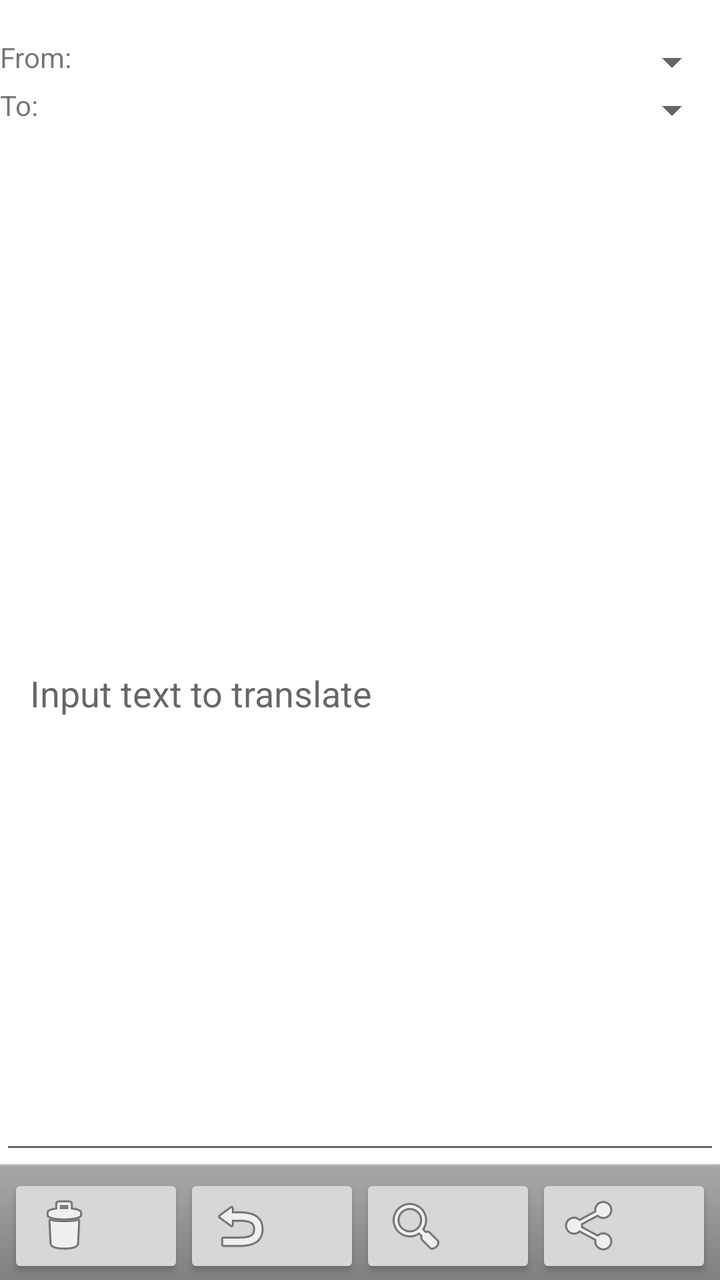
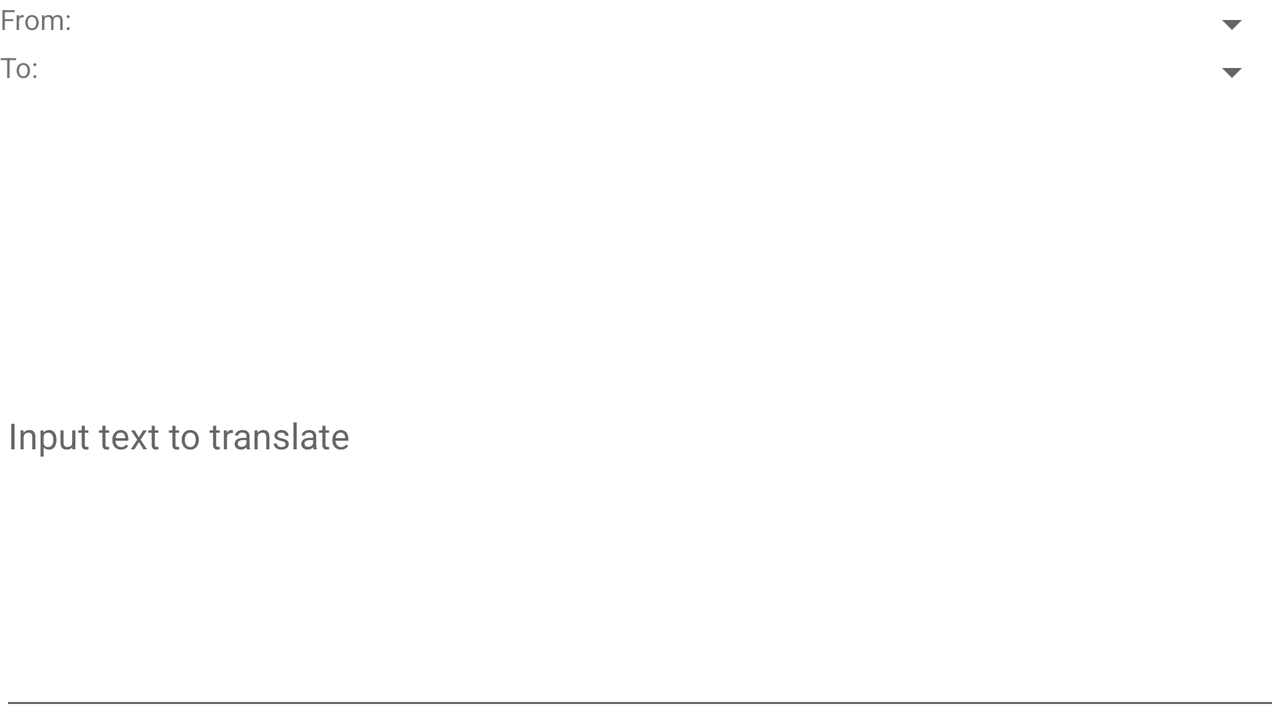

Compare how this app lays out the same screen by default and in its alternative resource folder. The renders come first, then the two layout files and the values they reference.
<!-- AndroidManifest.xml: application theme MyMaterialTheme -->
<!-- res/layout/main.xml -->
<?xml version="1.0" encoding="utf-8"?>
<LinearLayout
	xmlns:android="http://schemas.android.com/apk/res/android"
	android:layout_width="fill_parent"
	android:layout_height="fill_parent"
	android:orientation="vertical"
	android:background="#FFFFFFFF">
	<LinearLayout
		android:id="@+id/Ad"
		android:layout_width="wrap_content"
		android:layout_height="wrap_content"
		android:layout_weight="0"
        android:orientation="horizontal"
		/>   
	<TableLayout
		android:layout_width="wrap_content"
		android:layout_height="wrap_content"
		android:orientation="vertical"
		android:stretchColumns="1"
		android:layout_weight="1"> 	
		<TextView 
				android:text=""/>				
		<TableRow>
			<TextView 
				android:id="@+id/from_text" 
				android:text="@string/from_text"/>
			<Spinner 
				android:id="@+id/from_language" />
		</TableRow> 
		<TableRow>
			<TextView
				android:id="@+id/to_text" 
				android:text="@string/to_text"/>
			<Spinner 
				android:id="@+id/to_language"/>
		</TableRow>
		<TextView
			android:id="@+id/translated_text"
			android:layout_width="match_parent"
			android:layout_height="wrap_content"
			android:padding="10dip"
			android:layout_weight="0.0"
			android:textSize="18sp" 
			android:textColor="#FF0000"/>
		<EditText
			android:id="@+id/original_text"
			android:hint="@string/original_hint"
			android:layout_width="match_parent"
			android:layout_height="wrap_content"
			android:layout_weight="1"
			android:padding="15dip"
			android:textSize="18sp"
			android:autoText="true"
			android:gravity="center_vertical"
			/>	
	 </TableLayout>	
	<LinearLayout style="@android:style/ButtonBar"
        android:layout_width="fill_parent" 
        android:layout_height="wrap_content"
        android:orientation="horizontal"
        android:gravity="bottom">
        <Button android:id="@+id/clear_button" 
            android:layout_width="0dip" 
            android:layout_height="wrap_content"
            android:layout_weight="1"
            android:drawableLeft="@android:drawable/ic_menu_delete"/>
        <Button android:id="@+id/change_button" 
            android:layout_width="0dip" 
            android:layout_height="wrap_content"
            android:layout_weight="1"
            android:drawableLeft="@android:drawable/ic_menu_revert"/>
        <Button android:id="@+id/search_button" 
            android:layout_width="0dip" 
            android:layout_height="wrap_content"
            android:layout_weight="1"
            android:drawableLeft="@android:drawable/ic_menu_search"/>
        <Button android:id="@+id/share_button" 
            android:layout_width="0dip" 
            android:layout_height="wrap_content"
            android:layout_weight="1"
            android:drawableLeft="@android:drawable/ic_menu_share"/>
     
    </LinearLayout>   
</LinearLayout>
<!-- resources referenced by this layout -->
<resources>
  <string name="from_text">From:</string>
  <string name="original_hint">Input text to translate</string>
  <string name="to_text">To:</string>
  <style name="MyMaterialTheme" parent="MyMaterialTheme.Base">
      </style>
  <style name="MyMaterialTheme.Base" parent="Theme.AppCompat.Light.DarkActionBar">
          <item name="android:windowNoTitle">true</item>
          
          <item name="windowActionBar">false</item>
          <item name="windowNoTitle">true</item>
          
          <item name="colorPrimary">@color/color_primary</item>
          
          <item name="colorPrimaryDark">@color/color_primaryDark</item>
          <item name="colorAccent">@color/color_accent</item>
          
      </style>
  <color name="color_primary">@color/md_blue_500</color>
  <color name="color_primaryDark">@color/md_blue_700</color>
  <color name="color_accent">@color/md_blue_500</color>
  <color name="md_blue_500">#2196F3</color>
  <color name="md_blue_700">#1976D2</color>
</resources>
<!-- res/layout-land/main.xml (the repository's variant of the layout above) -->
<!-- drawn on the phone turned sideways -->
<android.support.v4.widget.DrawerLayout
	xmlns:android="http://schemas.android.com/apk/res/android"
	xmlns:tools="http://schemas.android.com/tools"
	xmlns:app="http://schemas.android.com/apk/res-auto"
	android:id="@+id/drw_layout"
	android:layout_width="match_parent"
	android:layout_height="match_parent"
	tools:context=".MainActivity">

	<LinearLayout
	android:layout_width="fill_parent"
	android:layout_height="fill_parent"
	android:orientation="vertical"
	android:background="#FFFFFFFF">
	<LinearLayout
		android:id="@+id/Ad"
	    android:layout_width="wrap_content"
		android:layout_height="wrap_content"
		android:layout_weight="0"
		android:visibility="gone"
	    />  	
	<TableLayout
		android:layout_width="fill_parent"
		android:layout_height="wrap_content"
		android:orientation="vertical"
		android:stretchColumns="1"
		android:layout_weight="1">
		<TableRow>
			<TextView 
				android:id="@+id/from_text" 
				android:text="@string/from_text"/>
			<Spinner 
				android:id="@+id/from_language" />
		</TableRow> 
		<TableRow>
			<TextView
				android:id="@+id/to_text" 
				android:text="@string/to_text"/>
			<Spinner 
				android:id="@+id/to_language"/>
		</TableRow>
		<TextView
			android:id="@+id/translated_text"
			android:layout_width="match_parent"
			android:layout_height="wrap_content"
			android:layout_weight="0.0"
			android:textSize="18sp" 
			android:textColor="#FF0000"/>	
		<EditText
			android:id="@+id/original_text"
			android:hint="@string/original_hint"
			android:layout_width="match_parent"
			android:layout_height="wrap_content"
			android:layout_weight="1"
			android:textSize="18sp"
			android:autoText="true"/>		
	</TableLayout>
</LinearLayout>

	<LinearLayout android:id="@+id/llv_left_drawer"
		android:layout_width="240dp"
		android:layout_height="match_parent"
		android:layout_gravity="start"
		android:orientation="vertical"
		android:background="#ffffff" >

		<ListView android:id="@+id/lsv_drawer_menu"
			android:layout_width="match_parent"
			android:layout_height="match_parent"
			android:choiceMode="singleChoice"
			android:divider="@android:color/transparent"
			android:dividerHeight="0dp" />
	</LinearLayout>
</android.support.v4.widget.DrawerLayout>
